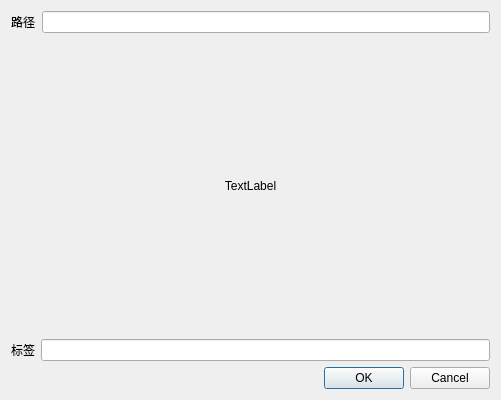
<?xml version="1.0" encoding="UTF-8"?>
<ui version="4.0">
 <class>Dialog</class>
 <widget class="QDialog" name="Dialog">
  <property name="geometry">
   <rect>
    <x>0</x>
    <y>0</y>
    <width>501</width>
    <height>400</height>
   </rect>
  </property>
  <property name="windowTitle">
   <string>Dialog</string>
  </property>
  <layout class="QVBoxLayout" name="verticalLayout">
   <item>
    <layout class="QHBoxLayout" name="horizontalLayout_2">
     <item>
      <widget class="QLabel" name="label">
       <property name="text">
        <string>路径</string>
       </property>
      </widget>
     </item>
     <item>
      <widget class="QLineEdit" name="lineEdit"/>
     </item>
    </layout>
   </item>
   <item>
    <widget class="QLabel" name="label_3">
     <property name="enabled">
      <bool>true</bool>
     </property>
     <property name="sizePolicy">
      <sizepolicy hsizetype="Expanding" vsizetype="Expanding">
       <horstretch>0</horstretch>
       <verstretch>0</verstretch>
      </sizepolicy>
     </property>
     <property name="text">
      <string>TextLabel</string>
     </property>
     <property name="alignment">
      <set>Qt::AlignCenter</set>
     </property>
    </widget>
   </item>
   <item>
    <layout class="QHBoxLayout" name="horizontalLayout_3">
     <item>
      <widget class="QLabel" name="label_2">
       <property name="text">
        <string>标签</string>
       </property>
      </widget>
     </item>
     <item>
      <widget class="QLineEdit" name="lineEdit_2"/>
     </item>
    </layout>
   </item>
   <item>
    <widget class="QDialogButtonBox" name="buttonBox">
     <property name="orientation">
      <enum>Qt::Horizontal</enum>
     </property>
     <property name="standardButtons">
      <set>QDialogButtonBox::Cancel|QDialogButtonBox::Ok</set>
     </property>
    </widget>
   </item>
  </layout>
 </widget>
 <resources/>
 <connections>
  <connection>
   <sender>buttonBox</sender>
   <signal>accepted()</signal>
   <receiver>Dialog</receiver>
   <slot>accept()</slot>
   <hints>
    <hint type="sourcelabel">
     <x>248</x>
     <y>254</y>
    </hint>
    <hint type="destinationlabel">
     <x>157</x>
     <y>274</y>
    </hint>
   </hints>
  </connection>
  <connection>
   <sender>buttonBox</sender>
   <signal>rejected()</signal>
   <receiver>Dialog</receiver>
   <slot>reject()</slot>
   <hints>
    <hint type="sourcelabel">
     <x>316</x>
     <y>260</y>
    </hint>
    <hint type="destinationlabel">
     <x>286</x>
     <y>274</y>
    </hint>
   </hints>
  </connection>
 </connections>
</ui>
